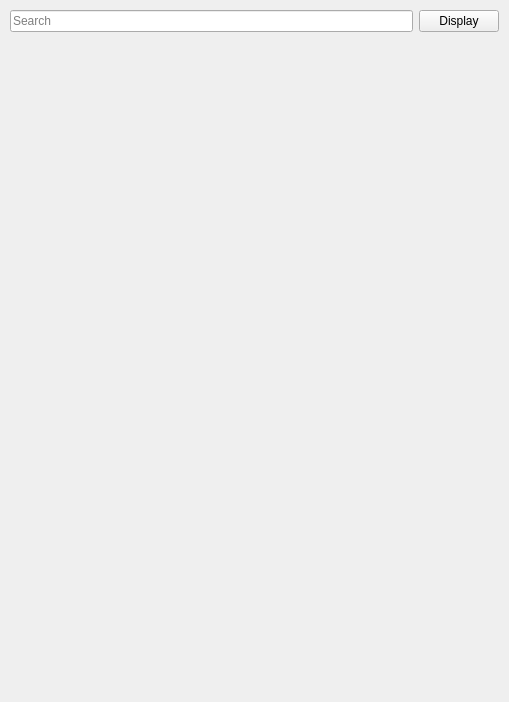
<?xml version="1.0" encoding="UTF-8"?>
<ui version="4.0">
 <class>MessagesTable</class>
 <widget class="QWidget" name="MessagesTable">
  <property name="geometry">
   <rect>
    <x>0</x>
    <y>0</y>
    <width>509</width>
    <height>702</height>
   </rect>
  </property>
  <property name="sizePolicy">
   <sizepolicy hsizetype="Expanding" vsizetype="Preferred">
    <horstretch>0</horstretch>
    <verstretch>0</verstretch>
   </sizepolicy>
  </property>
  <property name="windowTitle">
   <string>Form</string>
  </property>
  <layout class="QVBoxLayout" name="verticalLayout_3">
   <property name="spacing">
    <number>0</number>
   </property>
   <property name="leftMargin">
    <number>0</number>
   </property>
   <property name="topMargin">
    <number>0</number>
   </property>
   <property name="rightMargin">
    <number>0</number>
   </property>
   <property name="bottomMargin">
    <number>0</number>
   </property>
   <item>
    <layout class="QHBoxLayout" name="horizontalLayout_2">
     <property name="spacing">
      <number>6</number>
     </property>
     <property name="leftMargin">
      <number>10</number>
     </property>
     <property name="topMargin">
      <number>10</number>
     </property>
     <property name="rightMargin">
      <number>10</number>
     </property>
     <property name="bottomMargin">
      <number>10</number>
     </property>
     <item>
      <layout class="QVBoxLayout" name="verticalLayout_2">
       <item>
        <widget class="QLineEdit" name="searchBox">
         <property name="placeholderText">
          <string>Search</string>
         </property>
        </widget>
       </item>
      </layout>
     </item>
     <item>
      <layout class="QVBoxLayout" name="verticalLayout">
       <item>
        <layout class="QHBoxLayout" name="horizontalLayout">
         <item>
          <widget class="QPushButton" name="displayFiltersButton">
           <property name="text">
            <string>Display</string>
           </property>
          </widget>
         </item>
        </layout>
       </item>
      </layout>
     </item>
    </layout>
   </item>
   <item>
    <widget class="HoverableQTableView" name="messagesTable" native="true"/>
   </item>
  </layout>
 </widget>
 <customwidgets>
  <customwidget>
   <class>HoverableQTableView</class>
   <extends>QWidget</extends>
   <header>widgets.qt.hoverable_q_table_view.h</header>
   <container>1</container>
  </customwidget>
 </customwidgets>
 <resources/>
 <connections/>
</ui>
